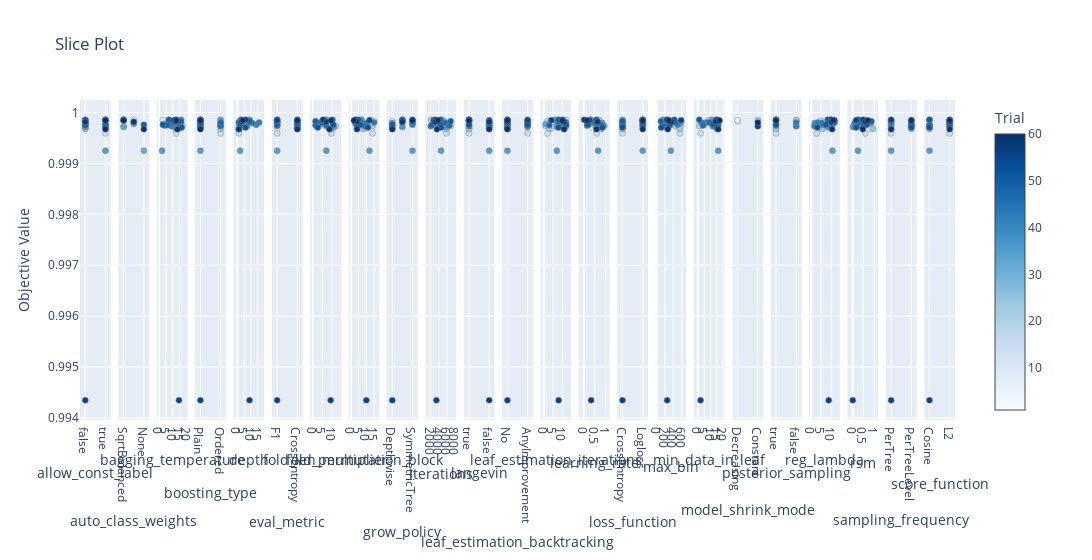

Notebook source saved alongside this figure:
### Code cell
optuna.visualization.plot_slice(study)

### Figure 1 — Plotly figure (JSON) as saved in the notebook; plotly's stock layout.template omitted (floating-point values rounded to 4 significant figures)
{"data": [{"marker": {"color": [1, 7, 8, 9, 12, 14, 17, 20, 24, 33, 34, 35, 36, 37, 41, 42, 43, 44, 46, 47, 48, 49, 50, 51, 52, 55, 56, 57, 58, 59, 60], "colorbar": {"title": {"text": "Trial"}, "x": 1, "xpad": 40}, "colorscale": [[0, "rgb(247,251,255)"], [0.125, "rgb(222,235,247)"], [0.25, "rgb(198,219,239)"], [0.375, "rgb(158,202,225)"], [0.5, "rgb(107,174,214)"], [0.625, "rgb(66,146,198)"], [0.75, "rgb(33,113,181)"], [0.875, "rgb(8,81,156)"], [1, "rgb(8,48,107)"]], "line": {"color": "Grey", "width": 0.5}, "showscale": true}, "mode": "markers", "showlegend": false, "type": "scatter", "x": [false, false, true, false, false, true, false, true, false, false, true, true, false, false, true, true, false, false, false, false, false, true, false, true, true, false, false, true, false, true, true], "xaxis": "x", "y": [0.9997, 0.9998, 0.9999, 0.9998, 0.9997, 0.9996, 0.9998, 0.9997, 0.9997, 0.9998, 0.9999, 0.9993, 0.9997, 0.9998, 0.9997, 0.9998, 0.9998, 0.9998, 0.9997, 0.9998, 0.9998, 0.9998, 0.9999, 0.9998, 0.9997, 0.9998, 0.9943, 0.9999, 0.9998, 0.9997, 0.9998], "yaxis": "y"}, {"marker": {"color": [8, 9, 12, 33, 35, 36, 47, 50, 51, 55, 57, 58, 59, 60], "colorbar": {"title": {"text": "Trial"}, "x": 1, "xpad": 40}, "colorscale": [[0, "rgb(247,251,255)"], [0.125, "rgb(222,235,247)"], [0.25, "rgb(198,219,239)"], [0.375, "rgb(158,202,225)"], [0.5, "rgb(107,174,214)"], [0.625, "rgb(66,146,198)"], [0.75, "rgb(33,113,181)"], [0.875, "rgb(8,81,156)"], [1, "rgb(8,48,107)"]], "line": {"color": "Grey", "width": 0.5}, "showscale": false}, "mode": "markers", "showlegend": false, "type": "scatter", "x": ["SqrtBalanced", "Balanced", "SqrtBalanced", "Balanced", "None", "SqrtBalanced", "Balanced", "SqrtBalanced", "None", "SqrtBalanced", "SqrtBalanced", "Balanced", "None", "SqrtBalanced"], "xaxis": "x2", "y": [0.9999, 0.9998, 0.9997, 0.9998, 0.9993, 0.9997, 0.9998, 0.9999, 0.9998, 0.9998, 0.9999, 0.9998, 0.9997, 0.9998], "yaxis": "y2"}, {"marker": {"color": [1, 7, 8, 9, 12, 14, 17, 20, 24, 33, 34, 35, 36, 37, 41, 42, 43, 44, 46, 47, 48, 49, 50, 51, 52, 55, 56, 57, 58, 59, 60], "colorbar": {"title": {"text": "Trial"}, "x": 1, "xpad": 40}, "colorscale": [[0, "rgb(247,251,255)"], [0.125, "rgb(222,235,247)"], [0.25, "rgb(198,219,239)"], [0.375, "rgb(158,202,225)"], [0.5, "rgb(107,174,214)"], [0.625, "rgb(66,146,198)"], [0.75, "rgb(33,113,181)"], [0.875, "rgb(8,81,156)"], [1, "rgb(8,48,107)"]], "line": {"color": "Grey", "width": 0.5}, "showscale": false}, "mode": "markers", "showlegend": false, "type": "scatter", "x": [15.16, 8.804, 13.71, 2.78, 16.8, 12.55, 12.05, 11.93, 12.18, 3.31, 16.03, 2.253, 11.43, 6.442, 9.193, 13.91, 15.94, 9.158, 4.143, 14.43, 6.221, 15.84, 7.178, 2.838, 16.4, 10.72, 14.46, 12.28, 12.19, 13.41, 12.52], "xaxis": "x3", "y": [0.9997, 0.9998, 0.9999, 0.9998, 0.9997, 0.9996, 0.9998, 0.9997, 0.9997, 0.9998, 0.9999, 0.9993, 0.9997, 0.9998, 0.9997, 0.9998, 0.9998, 0.9998, 0.9997, 0.9998, 0.9998, 0.9998, 0.9999, 0.9998, 0.9997, 0.9998, 0.9943, 0.9999, 0.9998, 0.9997, 0.9998], "yaxis": "y3"}, {"marker": {"color": [1, 7, 8, 9, 12, 14, 17, 20, 24, 33, 34, 35, 36, 37, 41, 42, 43, 44, 46, 47, 48, 49, 50, 51, 52, 55, 56, 57, 58, 59, 60], "colorbar": {"title": {"text": "Trial"}, "x": 1, "xpad": 40}, "colorscale": [[0, "rgb(247,251,255)"], [0.125, "rgb(222,235,247)"], [0.25, "rgb(198,219,239)"], [0.375, "rgb(158,202,225)"], [0.5, "rgb(107,174,214)"], [0.625, "rgb(66,146,198)"], [0.75, "rgb(33,113,181)"], [0.875, "rgb(8,81,156)"], [1, "rgb(8,48,107)"]], "line": {"color": "Grey", "width": 0.5}, "showscale": false}, "mode": "markers", "showlegend": false, "type": "scatter", "x": ["Plain", "Plain", "Plain", "Plain", "Ordered", "Ordered", "Plain", "Ordered", "Ordered", "Ordered", "Ordered", "Plain", "Plain", "Plain", "Ordered", "Plain", "Plain", "Plain", "Ordered", "Ordered", "Plain", "Plain", "Plain", "Plain", "Plain", "Plain", "Plain", "Plain", "Plain", "Plain", "Plain"], "xaxis": "x4", "y": [0.9997, 0.9998, 0.9999, 0.9998, 0.9997, 0.9996, 0.9998, 0.9997, 0.9997, 0.9998, 0.9999, 0.9993, 0.9997, 0.9998, 0.9997, 0.9998, 0.9998, 0.9998, 0.9997, 0.9998, 0.9998, 0.9998, 0.9999, 0.9998, 0.9997, 0.9998, 0.9943, 0.9999, 0.9998, 0.9997, 0.9998], "yaxis": "y4"}, {"marker": {"color": [1, 7, 8, 9, 12, 14, 17, 20, 24, 33, 34, 35, 36, 37, 41, 42, 43, 44, 46, 47, 48, 49, 50, 51, 52, 55, 56, 57, 58, 59, 60], "colorbar": {"title": {"text": "Trial"}, "x": 1, "xpad": 40}, "colorscale": [[0, "rgb(247,251,255)"], [0.125, "rgb(222,235,247)"], [0.25, "rgb(198,219,239)"], [0.375, "rgb(158,202,225)"], [0.5, "rgb(107,174,214)"], [0.625, "rgb(66,146,198)"], [0.75, "rgb(33,113,181)"], [0.875, "rgb(8,81,156)"], [1, "rgb(8,48,107)"]], "line": {"color": "Grey", "width": 0.5}, "showscale": false}, "mode": "markers", "showlegend": false, "type": "scatter", "x": [1, 4, 2, 9, 4, 1, 2, 1, 2, 2, 9, 2, 6, 8, 7, 14, 16, 11, 2, 1, 2, 9, 3, 2, 6, 5, 9, 6, 3, 1, 4], "xaxis": "x5", "y": [0.9997, 0.9998, 0.9999, 0.9998, 0.9997, 0.9996, 0.9998, 0.9997, 0.9997, 0.9998, 0.9999, 0.9993, 0.9997, 0.9998, 0.9997, 0.9998, 0.9998, 0.9998, 0.9997, 0.9998, 0.9998, 0.9998, 0.9999, 0.9998, 0.9997, 0.9998, 0.9943, 0.9999, 0.9998, 0.9997, 0.9998], "yaxis": "y5"}, {"marker": {"color": [1, 7, 8, 9, 12, 14, 17, 20, 24, 33, 34, 35, 36, 37, 41, 42, 43, 44, 46, 47, 48, 49, 50, 51, 52, 55, 56, 57, 58, 59, 60], "colorbar": {"title": {"text": "Trial"}, "x": 1, "xpad": 40}, "colorscale": [[0, "rgb(247,251,255)"], [0.125, "rgb(222,235,247)"], [0.25, "rgb(198,219,239)"], [0.375, "rgb(158,202,225)"], [0.5, "rgb(107,174,214)"], [0.625, "rgb(66,146,198)"], [0.75, "rgb(33,113,181)"], [0.875, "rgb(8,81,156)"], [1, "rgb(8,48,107)"]], "line": {"color": "Grey", "width": 0.5}, "showscale": false}, "mode": "markers", "showlegend": false, "type": "scatter", "x": ["F1", "F1", "CrossEntropy", "F1", "CrossEntropy", "F1", "F1", "F1", "CrossEntropy", "CrossEntropy", "F1", "F1", "CrossEntropy", "F1", "CrossEntropy", "CrossEntropy", "CrossEntropy", "F1", "F1", "F1", "F1", "CrossEntropy", "F1", "CrossEntropy", "CrossEntropy", "F1", "F1", "CrossEntropy", "CrossEntropy", "CrossEntropy", "CrossEntropy"], "xaxis": "x6", "y": [0.9997, 0.9998, 0.9999, 0.9998, 0.9997, 0.9996, 0.9998, 0.9997, 0.9997, 0.9998, 0.9999, 0.9993, 0.9997, 0.9998, 0.9997, 0.9998, 0.9998, 0.9998, 0.9997, 0.9998, 0.9998, 0.9998, 0.9999, 0.9998, 0.9997, 0.9998, 0.9943, 0.9999, 0.9998, 0.9997, 0.9998], "yaxis": "y6"}, {"marker": {"color": [1, 7, 8, 9, 12, 14, 17, 20, 24, 33, 34, 35, 36, 37, 41, 42, 43, 44, 46, 47, 48, 49, 50, 51, 52, 55, 56, 57, 58, 59, 60], "colorbar": {"title": {"text": "Trial"}, "x": 1, "xpad": 40}, "colorscale": [[0, "rgb(247,251,255)"], [0.125, "rgb(222,235,247)"], [0.25, "rgb(198,219,239)"], [0.375, "rgb(158,202,225)"], [0.5, "rgb(107,174,214)"], [0.625, "rgb(66,146,198)"], [0.75, "rgb(33,113,181)"], [0.875, "rgb(8,81,156)"], [1, "rgb(8,48,107)"]], "line": {"color": "Grey", "width": 0.5}, "showscale": false}, "mode": "markers", "showlegend": false, "type": "scatter", "x": [9.388, 6.201, 7.661, 8.585, 11.97, 9.676, 7.02, 6.707, 9.996, 4.699, 6.541, 7.031, 11.1, 3.308, 1.973, 2.393, 5.688, 6.212, 7.059, 4.396, 1.377, 1.376, 10.26, 10.68, 2.586, 5.176, 9.306, 5.371, 7.003, 8.65, 9.551], "xaxis": "x7", "y": [0.9997, 0.9998, 0.9999, 0.9998, 0.9997, 0.9996, 0.9998, 0.9997, 0.9997, 0.9998, 0.9999, 0.9993, 0.9997, 0.9998, 0.9997, 0.9998, 0.9998, 0.9998, 0.9997, 0.9998, 0.9998, 0.9998, 0.9999, 0.9998, 0.9997, 0.9998, 0.9943, 0.9999, 0.9998, 0.9997, 0.9998], "yaxis": "y7"}, {"marker": {"color": [1, 7, 8, 9, 12, 14, 17, 20, 24, 33, 34, 35, 36, 37, 41, 42, 43, 44, 46, 47, 48, 49, 50, 51, 52, 55, 56, 57, 58, 59, 60], "colorbar": {"title": {"text": "Trial"}, "x": 1, "xpad": 40}, "colorscale": [[0, "rgb(247,251,255)"], [0.125, "rgb(222,235,247)"], [0.25, "rgb(198,219,239)"], [0.375, "rgb(158,202,225)"], [0.5, "rgb(107,174,214)"], [0.625, "rgb(66,146,198)"], [0.75, "rgb(33,113,181)"], [0.875, "rgb(8,81,156)"], [1, "rgb(8,48,107)"]], "line": {"color": "Grey", "width": 0.5}, "showscale": false}, "mode": "markers", "showlegend": false, "type": "scatter", "x": [4, 15, 3, 13, 4, 14, 6, 14, 8, 3, 7, 12, 11, 6, 9, 7, 15, 10, 9, 3, 4, 6, 5, 6, 11, 12, 10, 3, 4, 4, 2], "xaxis": "x8", "y": [0.9997, 0.9998, 0.9999, 0.9998, 0.9997, 0.9996, 0.9998, 0.9997, 0.9997, 0.9998, 0.9999, 0.9993, 0.9997, 0.9998, 0.9997, 0.9998, 0.9998, 0.9998, 0.9997, 0.9998, 0.9998, 0.9998, 0.9999, 0.9998, 0.9997, 0.9998, 0.9943, 0.9999, 0.9998, 0.9997, 0.9998], "yaxis": "y8"}, {"marker": {"color": [1, 7, 8, 9, 17, 35, 36, 37, 42, 43, 44, 48, 49, 50, 51, 52, 55, 56, 57, 58, 59, 60], "colorbar": {"title": {"text": "Trial"}, "x": 1, "xpad": 40}, "colorscale": [[0, "rgb(247,251,255)"], [0.125, "rgb(222,235,247)"], [0.25, "rgb(198,219,239)"], [0.375, "rgb(158,202,225)"], [0.5, "rgb(107,174,214)"], [0.625, "rgb(66,146,198)"], [0.75, "rgb(33,113,181)"], [0.875, "rgb(8,81,156)"], [1, "rgb(8,48,107)"]], "line": {"color": "Grey", "width": 0.5}, "showscale": false}, "mode": "markers", "showlegend": false, "type": "scatter", "x": ["Depthwise", "Depthwise", "Lossguide", "SymmetricTree", "Lossguide", "SymmetricTree", "Lossguide", "Depthwise", "SymmetricTree", "Lossguide", "SymmetricTree", "Depthwise", "SymmetricTree", "Lossguide", "Depthwise", "Depthwise", "Lossguide", "Depthwise", "SymmetricTree", "Lossguide", "Depthwise", "SymmetricTree"], "xaxis": "x9", "y": [0.9997, 0.9998, 0.9999, 0.9998, 0.9998, 0.9993, 0.9997, 0.9998, 0.9998, 0.9998, 0.9998, 0.9998, 0.9998, 0.9999, 0.9998, 0.9997, 0.9998, 0.9943, 0.9999, 0.9998, 0.9997, 0.9998], "yaxis": "y9"}, {"marker": {"color": [1, 7, 8, 9, 12, 14, 17, 20, 24, 33, 34, 35, 36, 37, 41, 42, 43, 44, 46, 47, 48, 49, 50, 51, 52, 55, 56, 57, 58, 59, 60], "colorbar": {"title": {"text": "Trial"}, "x": 1, "xpad": 40}, "colorscale": [[0, "rgb(247,251,255)"], [0.125, "rgb(222,235,247)"], [0.25, "rgb(198,219,239)"], [0.375, "rgb(158,202,225)"], [0.5, "rgb(107,174,214)"], [0.625, "rgb(66,146,198)"], [0.75, "rgb(33,113,181)"], [0.875, "rgb(8,81,156)"], [1, "rgb(8,48,107)"]], "line": {"color": "Grey", "width": 0.5}, "showscale": false}, "mode": "markers", "showlegend": false, "type": "scatter", "x": [5877, 5436, 2090, 2301, 6930, 5839, 2779, 4694, 5886, 3467, 4676, 4541, 5734, 5216, 2016, 5878, 3221, 3533, 6598, 5502, 2275, 6888, 4310, 4382, 4535, 2743, 3415, 3217, 3081, 3550, 3773], "xaxis": "x10", "y": [0.9997, 0.9998, 0.9999, 0.9998, 0.9997, 0.9996, 0.9998, 0.9997, 0.9997, 0.9998, 0.9999, 0.9993, 0.9997, 0.9998, 0.9997, 0.9998, 0.9998, 0.9998, 0.9997, 0.9998, 0.9998, 0.9998, 0.9999, 0.9998, 0.9997, 0.9998, 0.9943, 0.9999, 0.9998, 0.9997, 0.9998], "yaxis": "y10"}, {"marker": {"color": [1, 7, 8, 9, 12, 14, 17, 20, 24, 33, 34, 35, 36, 37, 41, 42, 43, 44, 46, 47, 48, 49, 50, 51, 52, 55, 56, 57, 58, 59, 60], "colorbar": {"title": {"text": "Trial"}, "x": 1, "xpad": 40}, "colorscale": [[0, "rgb(247,251,255)"], [0.125, "rgb(222,235,247)"], [0.25, "rgb(198,219,239)"], [0.375, "rgb(158,202,225)"], [0.5, "rgb(107,174,214)"], [0.625, "rgb(66,146,198)"], [0.75, "rgb(33,113,181)"], [0.875, "rgb(8,81,156)"], [1, "rgb(8,48,107)"]], "line": {"color": "Grey", "width": 0.5}, "showscale": false}, "mode": "markers", "showlegend": false, "type": "scatter", "x": [true, true, true, true, false, true, true, true, true, false, true, false, false, false, true, false, true, false, true, false, false, true, true, true, false, false, false, true, false, false, true], "xaxis": "x11", "y": [0.9997, 0.9998, 0.9999, 0.9998, 0.9997, 0.9996, 0.9998, 0.9997, 0.9997, 0.9998, 0.9999, 0.9993, 0.9997, 0.9998, 0.9997, 0.9998, 0.9998, 0.9998, 0.9997, 0.9998, 0.9998, 0.9998, 0.9999, 0.9998, 0.9997, 0.9998, 0.9943, 0.9999, 0.9998, 0.9997, 0.9998], "yaxis": "y11"}, {"marker": {"color": [1, 7, 8, 9, 12, 14, 17, 20, 24, 33, 34, 35, 36, 37, 41, 42, 43, 44, 46, 47, 48, 49, 50, 51, 52, 55, 56, 57, 58, 59, 60], "colorbar": {"title": {"text": "Trial"}, "x": 1, "xpad": 40}, "colorscale": [[0, "rgb(247,251,255)"], [0.125, "rgb(222,235,247)"], [0.25, "rgb(198,219,239)"], [0.375, "rgb(158,202,225)"], [0.5, "rgb(107,174,214)"], [0.625, "rgb(66,146,198)"], [0.75, "rgb(33,113,181)"], [0.875, "rgb(8,81,156)"], [1, "rgb(8,48,107)"]], "line": {"color": "Grey", "width": 0.5}, "showscale": false}, "mode": "markers", "showlegend": false, "type": "scatter", "x": ["No", "No", "No", "No", "No", "AnyImprovement", "No", "AnyImprovement", "No", "No", "AnyImprovement", "No", "AnyImprovement", "No", "No", "No", "AnyImprovement", "AnyImprovement", "AnyImprovement", "No", "No", "AnyImprovement", "No", "AnyImprovement", "No", "AnyImprovement", "No", "No", "No", "No", "No"], "xaxis": "x12", "y": [0.9997, 0.9998, 0.9999, 0.9998, 0.9997, 0.9996, 0.9998, 0.9997, 0.9997, 0.9998, 0.9999, 0.9993, 0.9997, 0.9998, 0.9997, 0.9998, 0.9998, 0.9998, 0.9997, 0.9998, 0.9998, 0.9998, 0.9999, 0.9998, 0.9997, 0.9998, 0.9943, 0.9999, 0.9998, 0.9997, 0.9998], "yaxis": "y12"}, {"marker": {"color": [1, 7, 8, 9, 12, 14, 17, 20, 24, 33, 34, 35, 36, 37, 41, 42, 43, 44, 46, 47, 48, 49, 50, 51, 52, 55, 56, 57, 58, 59, 60], "colorbar": {"title": {"text": "Trial"}, "x": 1, "xpad": 40}, "colorscale": [[0, "rgb(247,251,255)"], [0.125, "rgb(222,235,247)"], [0.25, "rgb(198,219,239)"], [0.375, "rgb(158,202,225)"], [0.5, "rgb(107,174,214)"], [0.625, "rgb(66,146,198)"], [0.75, "rgb(33,113,181)"], [0.875, "rgb(8,81,156)"], [1, "rgb(8,48,107)"]], "line": {"color": "Grey", "width": 0.5}, "showscale": false}, "mode": "markers", "showlegend": false, "type": "scatter", "x": [4, 8, 12, 11, 11, 2, 2, 1, 3, 1, 6, 7, 7, 7, 12, 11, 12, 10, 12, 8, 3, 8, 8, 12, 8, 4, 8, 10, 11, 11, 10], "xaxis": "x13", "y": [0.9997, 0.9998, 0.9999, 0.9998, 0.9997, 0.9996, 0.9998, 0.9997, 0.9997, 0.9998, 0.9999, 0.9993, 0.9997, 0.9998, 0.9997, 0.9998, 0.9998, 0.9998, 0.9997, 0.9998, 0.9998, 0.9998, 0.9999, 0.9998, 0.9997, 0.9998, 0.9943, 0.9999, 0.9998, 0.9997, 0.9998], "yaxis": "y13"}, {"marker": {"color": [1, 7, 8, 9, 12, 14, 17, 20, 24, 33, 34, 35, 36, 37, 41, 42, 43, 44, 46, 47, 48, 49, 50, 51, 52, 55, 56, 57, 58, 59, 60], "colorbar": {"title": {"text": "Trial"}, "x": 1, "xpad": 40}, "colorscale": [[0, "rgb(247,251,255)"], [0.125, "rgb(222,235,247)"], [0.25, "rgb(198,219,239)"], [0.375, "rgb(158,202,225)"], [0.5, "rgb(107,174,214)"], [0.625, "rgb(66,146,198)"], [0.75, "rgb(33,113,181)"], [0.875, "rgb(8,81,156)"], [1, "rgb(8,48,107)"]], "line": {"color": "Grey", "width": 0.5}, "showscale": false}, "mode": "markers", "showlegend": false, "type": "scatter", "x": [0.4368, 0.1992, 0.3254, 0.7079, 0.9426, 0.595, 0.6866, 0.5002, 0.8068, 0.1518, 0.3131, 0.6576, 0.5815, 0.8456, 0.9044, 0.6131, 0.4234, 0.6911, 0.1525, 0.507, 0.8038, 0.5699, 0.5784, 0.197, 0.8473, 0.2724, 0.3398, 0.01963, 0.6333, 0.5843, 0.1484], "xaxis": "x14", "y": [0.9997, 0.9998, 0.9999, 0.9998, 0.9997, 0.9996, 0.9998, 0.9997, 0.9997, 0.9998, 0.9999, 0.9993, 0.9997, 0.9998, 0.9997, 0.9998, 0.9998, 0.9998, 0.9997, 0.9998, 0.9998, 0.9998, 0.9999, 0.9998, 0.9997, 0.9998, 0.9943, 0.9999, 0.9998, 0.9997, 0.9998], "yaxis": "y14"}, {"marker": {"color": [1, 7, 8, 9, 12, 14, 17, 20, 24, 33, 34, 35, 36, 37, 41, 42, 43, 44, 46, 47, 48, 49, 50, 51, 52, 55, 56, 57, 58, 59, 60], "colorbar": {"title": {"text": "Trial"}, "x": 1, "xpad": 40}, "colorscale": [[0, "rgb(247,251,255)"], [0.125, "rgb(222,235,247)"], [0.25, "rgb(198,219,239)"], [0.375, "rgb(158,202,225)"], [0.5, "rgb(107,174,214)"], [0.625, "rgb(66,146,198)"], [0.75, "rgb(33,113,181)"], [0.875, "rgb(8,81,156)"], [1, "rgb(8,48,107)"]], "line": {"color": "Grey", "width": 0.5}, "showscale": false}, "mode": "markers", "showlegend": false, "type": "scatter", "x": ["CrossEntropy", "CrossEntropy", "Logloss", "Logloss", "Logloss", "CrossEntropy", "CrossEntropy", "CrossEntropy", "CrossEntropy", "Logloss", "CrossEntropy", "Logloss", "Logloss", "CrossEntropy", "CrossEntropy", "CrossEntropy", "CrossEntropy", "CrossEntropy", "CrossEntropy", "Logloss", "CrossEntropy", "CrossEntropy", "Logloss", "Logloss", "CrossEntropy", "Logloss", "CrossEntropy", "Logloss", "Logloss", "Logloss", "Logloss"], "xaxis": "x15", "y": [0.9997, 0.9998, 0.9999, 0.9998, 0.9997, 0.9996, 0.9998, 0.9997, 0.9997, 0.9998, 0.9999, 0.9993, 0.9997, 0.9998, 0.9997, 0.9998, 0.9998, 0.9998, 0.9997, 0.9998, 0.9998, 0.9998, 0.9999, 0.9998, 0.9997, 0.9998, 0.9943, 0.9999, 0.9998, 0.9997, 0.9998], "yaxis": "y15"}, {"marker": {"color": [1, 7, 8, 9, 12, 14, 17, 20, 24, 33, 34, 35, 36, 37, 41, 42, 43, 44, 46, 47, 48, 49, 50, 51, 52, 55, 56, 57, 58, 59, 60], "colorbar": {"title": {"text": "Trial"}, "x": 1, "xpad": 40}, "colorscale": [[0, "rgb(247,251,255)"], [0.125, "rgb(222,235,247)"], [0.25, "rgb(198,219,239)"], [0.375, "rgb(158,202,225)"], [0.5, "rgb(107,174,214)"], [0.625, "rgb(66,146,198)"], [0.75, "rgb(33,113,181)"], [0.875, "rgb(8,81,156)"], [1, "rgb(8,48,107)"]], "line": {"color": "Grey", "width": 0.5}, "showscale": false}, "mode": "markers", "showlegend": false, "type": "scatter", "x": [243, 581, 278, 307, 575, 553, 399, 455, 551, 135, 156, 340, 129, 564, 176, 499, 241, 349, 313, 461, 142, 104, 422, 307, 111, 583, 252, 248, 361, 268, 292], "xaxis": "x16", "y": [0.9997, 0.9998, 0.9999, 0.9998, 0.9997, 0.9996, 0.9998, 0.9997, 0.9997, 0.9998, 0.9999, 0.9993, 0.9997, 0.9998, 0.9997, 0.9998, 0.9998, 0.9998, 0.9997, 0.9998, 0.9998, 0.9998, 0.9999, 0.9998, 0.9997, 0.9998, 0.9943, 0.9999, 0.9998, 0.9997, 0.9998], "yaxis": "y16"}, {"marker": {"color": [1, 7, 8, 9, 12, 14, 17, 20, 24, 33, 34, 35, 36, 37, 41, 42, 43, 44, 46, 47, 48, 49, 50, 51, 52, 55, 56, 57, 58, 59, 60], "colorbar": {"title": {"text": "Trial"}, "x": 1, "xpad": 40}, "colorscale": [[0, "rgb(247,251,255)"], [0.125, "rgb(222,235,247)"], [0.25, "rgb(198,219,239)"], [0.375, "rgb(158,202,225)"], [0.5, "rgb(107,174,214)"], [0.625, "rgb(66,146,198)"], [0.75, "rgb(33,113,181)"], [0.875, "rgb(8,81,156)"], [1, "rgb(8,48,107)"]], "line": {"color": "Grey", "width": 0.5}, "showscale": false}, "mode": "markers", "showlegend": false, "type": "scatter", "x": [15, 7, 15, 9, 11, 2, 17, 1, 15, 5, 11, 16, 14, 3, 12, 13, 7, 3, 4, 9, 16, 16, 1, 12, 15, 14, 2, 15, 14, 16, 17], "xaxis": "x17", "y": [0.9997, 0.9998, 0.9999, 0.9998, 0.9997, 0.9996, 0.9998, 0.9997, 0.9997, 0.9998, 0.9999, 0.9993, 0.9997, 0.9998, 0.9997, 0.9998, 0.9998, 0.9998, 0.9997, 0.9998, 0.9998, 0.9998, 0.9999, 0.9998, 0.9997, 0.9998, 0.9943, 0.9999, 0.9998, 0.9997, 0.9998], "yaxis": "y17"}, {"marker": {"color": [7, 8, 9, 17, 20, 41, 43], "colorbar": {"title": {"text": "Trial"}, "x": 1, "xpad": 40}, "colorscale": [[0, "rgb(247,251,255)"], [0.125, "rgb(222,235,247)"], [0.25, "rgb(198,219,239)"], [0.375, "rgb(158,202,225)"], [0.5, "rgb(107,174,214)"], [0.625, "rgb(66,146,198)"], [0.75, "rgb(33,113,181)"], [0.875, "rgb(8,81,156)"], [1, "rgb(8,48,107)"]], "line": {"color": "Grey", "width": 0.5}, "showscale": false}, "mode": "markers", "showlegend": false, "type": "scatter", "x": ["Decreasing", "Constant", "Decreasing", "Constant", "Constant", "Constant", "Constant"], "xaxis": "x18", "y": [0.9998, 0.9999, 0.9998, 0.9998, 0.9997, 0.9997, 0.9998], "yaxis": "y18"}, {"marker": {"color": [1, 7, 8, 9, 14, 17, 20, 24, 34, 41, 43, 46, 49, 50, 51, 57, 60], "colorbar": {"title": {"text": "Trial"}, "x": 1, "xpad": 40}, "colorscale": [[0, "rgb(247,251,255)"], [0.125, "rgb(222,235,247)"], [0.25, "rgb(198,219,239)"], [0.375, "rgb(158,202,225)"], [0.5, "rgb(107,174,214)"], [0.625, "rgb(66,146,198)"], [0.75, "rgb(33,113,181)"], [0.875, "rgb(8,81,156)"], [1, "rgb(8,48,107)"]], "line": {"color": "Grey", "width": 0.5}, "showscale": false}, "mode": "markers", "showlegend": false, "type": "scatter", "x": [true, false, false, false, true, false, false, true, true, false, false, true, true, true, true, true, true], "xaxis": "x19", "y": [0.9997, 0.9998, 0.9999, 0.9998, 0.9996, 0.9998, 0.9997, 0.9997, 0.9999, 0.9997, 0.9998, 0.9997, 0.9998, 0.9999, 0.9998, 0.9999, 0.9998], "yaxis": "y19"}, {"marker": {"color": [1, 7, 8, 9, 12, 14, 17, 20, 24, 33, 34, 35, 36, 37, 41, 42, 43, 44, 46, 47, 48, 49, 50, 51, 52, 55, 56, 57, 58, 59, 60], "colorbar": {"title": {"text": "Trial"}, "x": 1, "xpad": 40}, "colorscale": [[0, "rgb(247,251,255)"], [0.125, "rgb(222,235,247)"], [0.25, "rgb(198,219,239)"], [0.375, "rgb(158,202,225)"], [0.5, "rgb(107,174,214)"], [0.625, "rgb(66,146,198)"], [0.75, "rgb(33,113,181)"], [0.875, "rgb(8,81,156)"], [1, "rgb(8,48,107)"]], "line": {"color": "Grey", "width": 0.5}, "showscale": false}, "mode": "markers", "showlegend": false, "type": "scatter", "x": [7.783, 6.017, 9.272, 9.724, 8.914, 2.759, 4.705, 8.0, 5.384, 10.92, 9.667, 10.53, 8.272, 1.759, 1.61, 5.878, 3.296, 5.284, 9.466, 11.59, 7.555, 9.987, 8.179, 7.257, 3.045, 11.55, 8.682, 9.947, 10.02, 10.38, 10.98], "xaxis": "x20", "y": [0.9997, 0.9998, 0.9999, 0.9998, 0.9997, 0.9996, 0.9998, 0.9997, 0.9997, 0.9998, 0.9999, 0.9993, 0.9997, 0.9998, 0.9997, 0.9998, 0.9998, 0.9998, 0.9997, 0.9998, 0.9998, 0.9998, 0.9999, 0.9998, 0.9997, 0.9998, 0.9943, 0.9999, 0.9998, 0.9997, 0.9998], "yaxis": "y20"}, {"marker": {"color": [1, 7, 8, 9, 12, 14, 17, 20, 24, 33, 34, 35, 36, 37, 41, 42, 43, 44, 46, 47, 48, 49, 50, 51, 52, 55, 56, 57, 58, 59, 60], "colorbar": {"title": {"text": "Trial"}, "x": 1, "xpad": 40}, "colorscale": [[0, "rgb(247,251,255)"], [0.125, "rgb(222,235,247)"], [0.25, "rgb(198,219,239)"], [0.375, "rgb(158,202,225)"], [0.5, "rgb(107,174,214)"], [0.625, "rgb(66,146,198)"], [0.75, "rgb(33,113,181)"], [0.875, "rgb(8,81,156)"], [1, "rgb(8,48,107)"]], "line": {"color": "Grey", "width": 0.5}, "showscale": false}, "mode": "markers", "showlegend": false, "type": "scatter", "x": [0.896, 0.7517, 0.623, 0.228, 0.57, 0.5956, 0.3804, 0.09413, 0.9506, 0.0803, 0.2672, 0.249, 0.01413, 0.8646, 0.2381, 0.4539, 0.1103, 0.5128, 0.2194, 0.2685, 0.5099, 0.8738, 0.2537, 0.6634, 0.1621, 0.1581, 0.003699, 0.4898, 0.5923, 0.4734, 0.7071], "xaxis": "x21", "y": [0.9997, 0.9998, 0.9999, 0.9998, 0.9997, 0.9996, 0.9998, 0.9997, 0.9997, 0.9998, 0.9999, 0.9993, 0.9997, 0.9998, 0.9997, 0.9998, 0.9998, 0.9998, 0.9997, 0.9998, 0.9998, 0.9998, 0.9999, 0.9998, 0.9997, 0.9998, 0.9943, 0.9999, 0.9998, 0.9997, 0.9998], "yaxis": "y21"}, {"marker": {"color": [1, 7, 9, 12, 14, 20, 24, 33, 34, 35, 37, 41, 42, 44, 46, 47, 48, 49, 51, 52, 56, 57, 59, 60], "colorbar": {"title": {"text": "Trial"}, "x": 1, "xpad": 40}, "colorscale": [[0, "rgb(247,251,255)"], [0.125, "rgb(222,235,247)"], [0.25, "rgb(198,219,239)"], [0.375, "rgb(158,202,225)"], [0.5, "rgb(107,174,214)"], [0.625, "rgb(66,146,198)"], [0.75, "rgb(33,113,181)"], [0.875, "rgb(8,81,156)"], [1, "rgb(8,48,107)"]], "line": {"color": "Grey", "width": 0.5}, "showscale": false}, "mode": "markers", "showlegend": false, "type": "scatter", "x": ["PerTree", "PerTree", "PerTree", "PerTree", "PerTree", "PerTreeLevel", "PerTreeLevel", "PerTree", "PerTreeLevel", "PerTree", "PerTree", "PerTreeLevel", "PerTree", "PerTreeLevel", "PerTreeLevel", "PerTreeLevel", "PerTreeLevel", "PerTree", "PerTreeLevel", "PerTreeLevel", "PerTree", "PerTree", "PerTree", "PerTreeLevel"], "xaxis": "x22", "y": [0.9997, 0.9998, 0.9998, 0.9997, 0.9996, 0.9997, 0.9997, 0.9998, 0.9999, 0.9993, 0.9998, 0.9997, 0.9998, 0.9998, 0.9997, 0.9998, 0.9998, 0.9998, 0.9998, 0.9997, 0.9943, 0.9999, 0.9997, 0.9998], "yaxis": "y22"}, {"marker": {"color": [1, 7, 8, 9, 12, 14, 17, 20, 24, 33, 34, 35, 36, 37, 41, 42, 43, 44, 46, 47, 48, 49, 50, 51, 52, 55, 56, 57, 58, 59, 60], "colorbar": {"title": {"text": "Trial"}, "x": 1, "xpad": 40}, "colorscale": [[0, "rgb(247,251,255)"], [0.125, "rgb(222,235,247)"], [0.25, "rgb(198,219,239)"], [0.375, "rgb(158,202,225)"], [0.5, "rgb(107,174,214)"], [0.625, "rgb(66,146,198)"], [0.75, "rgb(33,113,181)"], [0.875, "rgb(8,81,156)"], [1, "rgb(8,48,107)"]], "line": {"color": "Grey", "width": 0.5}, "showscale": false}, "mode": "markers", "showlegend": false, "type": "scatter", "x": ["Cosine", "Cosine", "L2", "L2", "Cosine", "L2", "L2", "L2", "Cosine", "L2", "Cosine", "Cosine", "L2", "L2", "L2", "Cosine", "L2", "L2", "L2", "L2", "Cosine", "L2", "Cosine", "L2", "Cosine", "L2", "Cosine", "L2", "L2", "L2", "L2"], "xaxis": "x23", "y": [0.9997, 0.9998, 0.9999, 0.9998, 0.9997, 0.9996, 0.9998, 0.9997, 0.9997, 0.9998, 0.9999, 0.9993, 0.9997, 0.9998, 0.9997, 0.9998, 0.9998, 0.9998, 0.9997, 0.9998, 0.9998, 0.9998, 0.9999, 0.9998, 0.9997, 0.9998, 0.9943, 0.9999, 0.9998, 0.9997, 0.9998], "yaxis": "y23"}], "layout": {"title": {"text": "Slice Plot"}, "width": 6900, "xaxis": {"anchor": "y", "domain": [0, 0.03516], "title": {"text": "allow_const_label"}}, "xaxis10": {"anchor": "y10", "domain": [0.3947, 0.4299], "title": {"text": "iterations"}}, "xaxis11": {"anchor": "y11", "domain": [0.4386, 0.4737], "title": {"text": "langevin"}}, "xaxis12": {"anchor": "y12", "domain": [0.4824, 0.5176], "title": {"text": "leaf_estimation_backtracking"}}, "xaxis13": {"anchor": "y13", "domain": [0.5263, 0.5614], "title": {"text": "leaf_estimation_iterations"}}, "xaxis14": {"anchor": "y14", "domain": [0.5701, 0.6053], "title": {"text": "learning_rate"}}, "xaxis15": {"anchor": "y15", "domain": [0.614, 0.6491], "title": {"text": "loss_function"}}, "xaxis16": {"anchor": "y16", "domain": [0.6578, 0.693], "title": {"text": "max_bin"}}, "xaxis17": {"anchor": "y17", "domain": [0.7017, 0.7369], "title": {"text": "min_data_in_leaf"}}, "xaxis18": {"anchor": "y18", "domain": [0.7456, 0.7807], "title": {"text": "model_shrink_mode"}}, "xaxis19": {"anchor": "y19", "domain": [0.7894, 0.8246], "title": {"text": "posterior_sampling"}}, "xaxis2": {"anchor": "y2", "domain": [0.04386, 0.07902], "title": {"text": "auto_class_weights"}}, "xaxis20": {"anchor": "y20", "domain": [0.8333, 0.8684], "title": {"text": "reg_lambda"}}, "xaxis21": {"anchor": "y21", "domain": [0.8771, 0.9123], "title": {"text": "rsm"}}, "xaxis22": {"anchor": "y22", "domain": [0.921, 0.9561], "title": {"text": "sampling_frequency"}}, "xaxis23": {"anchor": "y23", "domain": [0.9648, 1.0], "title": {"text": "score_function"}}, "xaxis3": {"anchor": "y3", "domain": [0.08771, 0.1229], "title": {"text": "bagging_temperature"}}, "xaxis4": {"anchor": "y4", "domain": [0.1316, 0.1667], "title": {"text": "boosting_type"}}, "xaxis5": {"anchor": "y5", "domain": [0.1754, 0.2106], "title": {"text": "depth"}}, "xaxis6": {"anchor": "y6", "domain": [0.2193, 0.2544], "title": {"text": "eval_metric"}}, "xaxis7": {"anchor": "y7", "domain": [0.2631, 0.2983], "title": {"text": "fold_len_multiplier"}}, "xaxis8": {"anchor": "y8", "domain": [0.307, 0.3422], "title": {"text": "fold_permutation_block"}}, "xaxis9": {"anchor": "y9", "domain": [0.3509, 0.386], "title": {"text": "grow_policy"}}, "yaxis": {"anchor": "x", "domain": [0, 1], "title": {"text": "Objective Value"}}, "yaxis10": {"anchor": "x10", "domain": [0, 1], "matches": "y", "showticklabels": false}, "yaxis11": {"anchor": "x11", "domain": [0, 1], "matches": "y", "showticklabels": false}, "yaxis12": {"anchor": "x12", "domain": [0, 1], "matches": "y", "showticklabels": false}, "yaxis13": {"anchor": "x13", "domain": [0, 1], "matches": "y", "showticklabels": false}, "yaxis14": {"anchor": "x14", "domain": [0, 1], "matches": "y", "showticklabels": false}, "yaxis15": {"anchor": "x15", "domain": [0, 1], "matches": "y", "showticklabels": false}, "yaxis16": {"anchor": "x16", "domain": [0, 1], "matches": "y", "showticklabels": false}, "yaxis17": {"anchor": "x17", "domain": [0, 1], "matches": "y", "showticklabels": false}, "yaxis18": {"anchor": "x18", "domain": [0, 1], "matches": "y", "showticklabels": false}, "yaxis19": {"anchor": "x19", "domain": [0, 1], "matches": "y", "showticklabels": false}, "yaxis2": {"anchor": "x2", "domain": [0, 1], "matches": "y", "showticklabels": false}, "yaxis20": {"anchor": "x20", "domain": [0, 1], "matches": "y", "showticklabels": false}, "yaxis21": {"anchor": "x21", "domain": [0, 1], "matches": "y", "showticklabels": false}, "yaxis22": {"anchor": "x22", "domain": [0, 1], "matches": "y", "showticklabels": false}, "yaxis23": {"anchor": "x23", "domain": [0, 1], "matches": "y", "showticklabels": false}, "yaxis3": {"anchor": "x3", "domain": [0, 1], "matches": "y", "showticklabels": false}, "yaxis4": {"anchor": "x4", "domain": [0, 1], "matches": "y", "showticklabels": false}, "yaxis5": {"anchor": "x5", "domain": [0, 1], "matches": "y", "showticklabels": false}, "yaxis6": {"anchor": "x6", "domain": [0, 1], "matches": "y", "showticklabels": false}, "yaxis7": {"anchor": "x7", "domain": [0, 1], "matches": "y", "showticklabels": false}, "yaxis8": {"anchor": "x8", "domain": [0, 1], "matches": "y", "showticklabels": false}, "yaxis9": {"anchor": "x9", "domain": [0, 1], "matches": "y", "showticklabels": false}}}
